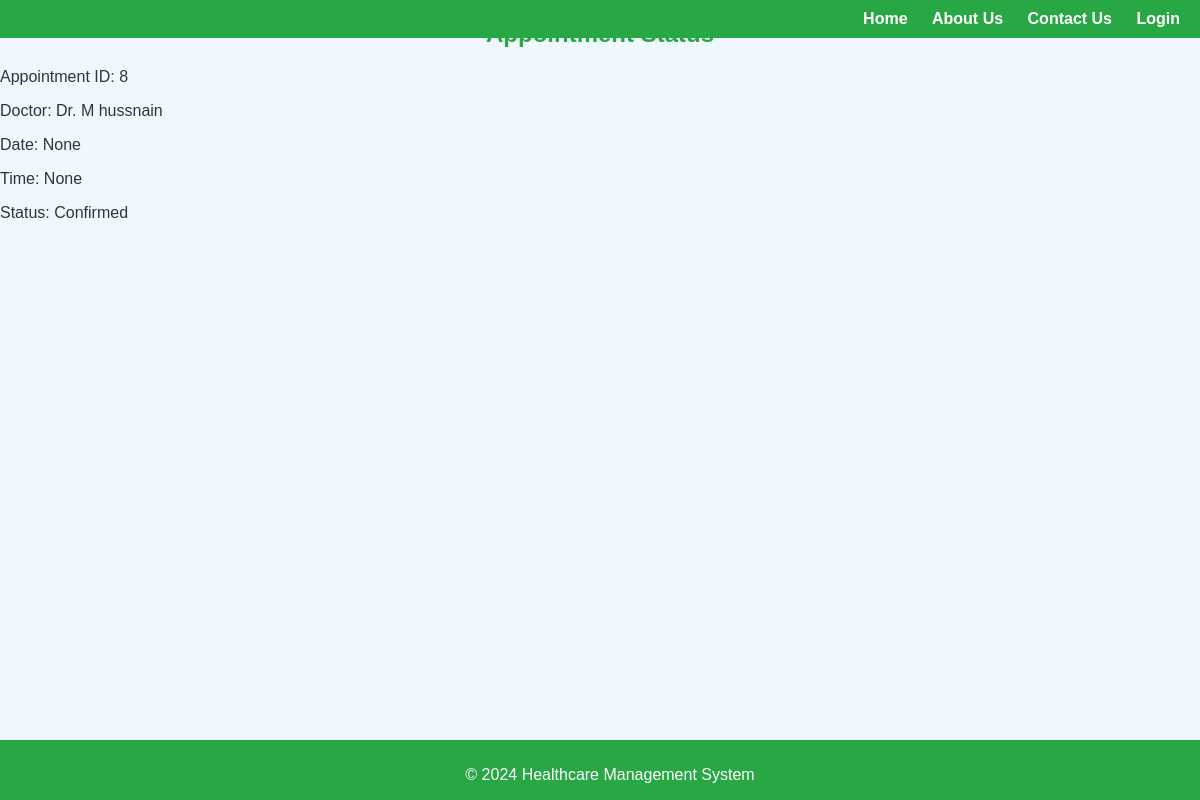
The app's page /appointment/status/8/ with its own data.
### appointment/models.py (models this page shows, shortened)
class Appointment(models.Model):
    appointment_id = models.AutoField(primary_key=True)
    patient = models.ForeignKey(Patient, on_delete=models.CASCADE)
    doctor = models.ForeignKey(Doctor, on_delete=models.CASCADE)
    appointment_date = models.DateField(null=True)
    appointment_time = models.TimeField(null=True)
    time_slot = models.ForeignKey('TimeSlot', null=True, blank=True, on_delete=models.SET_NULL)  # Link to TimeSlot
    status = models.CharField(max_length=20, choices=[('Pending', 'Pending'), ('Confirmed', 'Confirmed'), ('Rescheduled', 'Rescheduled')], default='Pending')
    confirmed_by = models.ForeignKey(Doctor, null=True, blank=True, related_name='confirmed_appointments', on_delete=models.SET_NULL)

### user/models.py (models this page shows, shortened)
class User(AbstractUser):
    CNIC_no = models.CharField(max_length=15, unique=True)
    contact_number = models.CharField(max_length=15)
    address = models.CharField(max_length=255)
    gender = models.CharField(max_length=10, choices=[('M', 'Male'), ('F', 'Female')])
    profile_pic = models.ImageField(upload_to='images/profile_pics/', blank=True, null=True)

### appointment/views.py (the view)
# urls.py: path('status/<int:pk>/', AppointmentStatusView.as_view(), name='appointment_status'),
class AppointmentStatusView(TemplateView):
    template_name = 'appointment/appointment_status.html'
    def get_context_data(self, **kwargs):
        context = super(AppointmentStatusView, self).get_context_data(**kwargs)
        appointment = Appointment.objects.get(pk=self.kwargs['pk'])
        context['appointment'] = appointment
        return context

### user/models.py (called while the page is built)
    def __str__(self):
        return f"Dr. {self.first_name} {self.last_name}"

### appointment/templates/appointment/appointment_status.html
{% extends 'user/base.html' %}
{% block content %}
  <h2>Appointment Status</h2>
  <p>Appointment ID: {{ appointment.appointment_id }}</p>
  <p>Doctor: {{ appointment.doctor }}</p>
  <p>Date: {{ appointment.appointment_date }}</p>
  <p>Time: {{ appointment.appointment_time }}</p>
  <p>Status: {{ appointment.status }}</p>
{% endblock %}

### user/static/css/style2.css (style rules this page uses)
body { font-family: 'Arial', sans-serif; background-color: #f0f8ff; color: #333; padding-bottom: 60px; margin: 0; min-height: 80vh; box-sizing: border-box; }
h2 { color: #28a745; text-align: center; }

### records on screen
Appointment: appointment_id "8", doctor "Dr. M hussnain", appointment_date "None", appointment_time "None", status "Confirmed"
